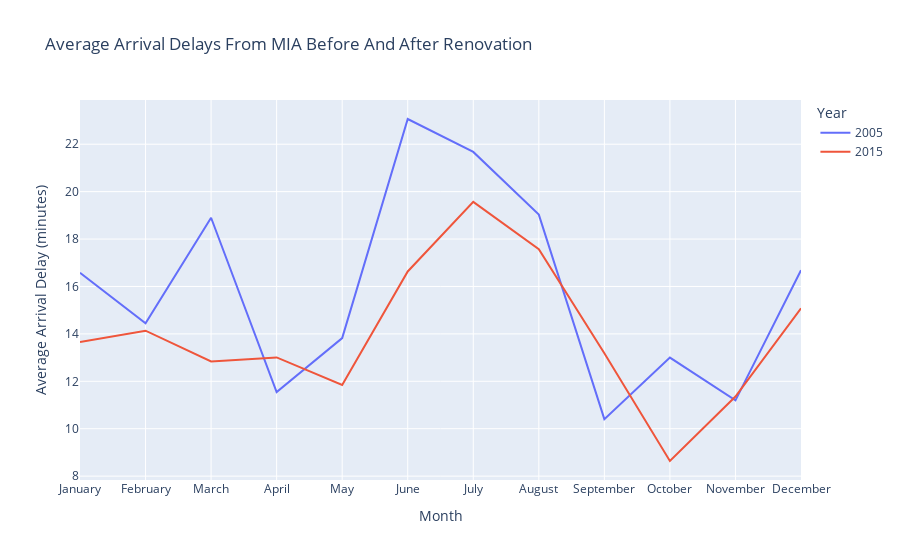

The code cell stored with this chart in its notebook:
### Code cell
fig.show()

### Figure 1 — Plotly figure (JSON) as saved in the notebook; plotly's stock layout.template omitted (floating-point values rounded to 4 significant figures)
{"data": [{"hovertemplate": "Year=2005<br>Month=%{x}<br>Average Arrival Delay (minutes)=%{y}<extra></extra>", "legendgroup": "2005", "line": {"color": "#636efa", "dash": "solid"}, "mode": "lines", "name": "2005", "showlegend": true, "type": "scatter", "x": ["January", "February", "March", "April", "May", "June", "July", "August", "September", "October", "November", "December"], "xaxis": "x", "y": [16.58, 14.45, 18.9, 11.54, 13.82, 23.06, 21.68, 19.03, 10.4, 13.0, 11.2, 16.69], "yaxis": "y"}, {"hovertemplate": "Year=2015<br>Month=%{x}<br>Average Arrival Delay (minutes)=%{y}<extra></extra>", "legendgroup": "2015", "line": {"color": "#EF553B", "dash": "solid"}, "mode": "lines", "name": "2015", "showlegend": true, "type": "scatter", "x": ["January", "February", "March", "April", "May", "June", "July", "August", "September", "October", "November", "December"], "xaxis": "x", "y": [13.66, 14.14, 12.84, 13.01, 11.85, 16.63, 19.57, 17.58, 13.18, 8.638, 11.36, 15.08], "yaxis": "y"}], "layout": {"legend": {"title": {"text": "Year"}, "tracegroupgap": 0}, "title": {"text": "Average Arrival Delays From MIA Before And After Renovation"}, "xaxis": {"anchor": "y", "domain": [0, 1], "title": {"text": "Month"}}, "yaxis": {"anchor": "x", "domain": [0, 1], "title": {"text": "Average Arrival Delay (minutes)"}}}}
